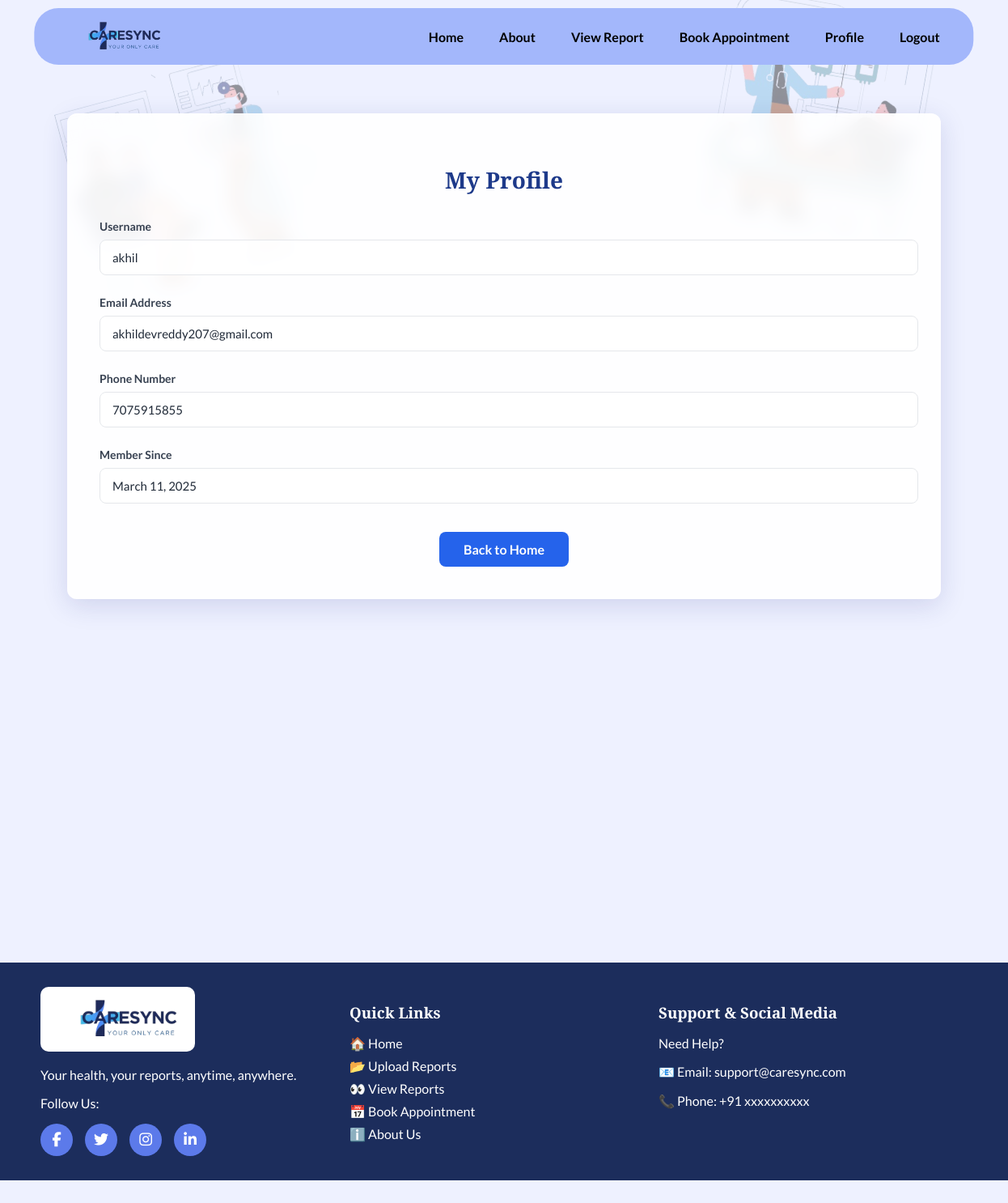
The page /profile/ (signed in) on the database its author committed.
### home/models.py (models this page shows)
class CustomUser(AbstractUser):
    email = models.EmailField(unique=True)
    phone = models.CharField(max_length=10, unique=True)
    objects = CustomUserManager()
    REQUIRED_FIELDS = ['email', 'phone']

### home/views.py (the view)
# urls.py: path('profile/', views.profile, name='profile'),
@login_required
def profile(request):
    context = {
        'user': request.user
    }
    return render(request, 'profile.html', context)

### home/templates/profile.html (shortened to what this page needs)
{% extends "base.html" %}
{% block content %}
{% load static %}
<div class="user-dashboard">
    <div class="info-card">
        <h2 class="card-title">My Profile</h2>
        <div class="info-row">
            <label class="info-label">Username</label>
            <div class="info-value">
                {{ user.username }}
            </div>
        </div>
        <div class="info-row">
            <label class="info-label">Email Address</label>
            <div class="info-value">
                {{ user.email }}
            </div>
        </div>
        <div class="info-row">
            <label class="info-label">Phone Number</label>
            <div class="info-value">
                {{ user.phone }}
            </div>
        </div>
        <div class="info-row">
            <label class="info-label">Member Since</label>
            <div class="info-value">
                {{ user.date_joined|date:'F d, Y' }}
            </div>
        </div>
        <div class="action-area">
            <a href="{% url 'home' %}" class="action-btn">Back to Home</a>
        </div>
    </div>
</div>
{% endblock %}

### static/css/base.css (style rules this page uses)
:root { --primary-color: #A3B7FB; --secondary-color: #1C2D5C; --text-color: #000000; --light-text: #ffffff; --accent-color: #5C7AEA; --hover-color: #4A69C6; --button-bg: #5C7AEA; --button-hover: #4A69C6; }
body { font-family: 'Lato', sans-serif; margin: 0; padding: 0; background: #EEF1FF; color: var(--text-color); display: flex; flex-direction: column; min-height: 100vh; overflow-x: hidden; }

### home/templates/profile.html (style rules this page uses)
.user-dashboard { width: 100%; min-height: 100vh; padding: 40px; display: flex; align-items: flex-start; justify-content: center; }
.info-card { width: 100%; max-width: 1000px; margin: 80px auto; padding: 40px; background: rgba(255, 255, 255, 0.9); backdrop-filter: blur(10px); border-radius: 12px; box-shadow: 0 8px 32px rgba(31, 38, 135, 0.15); text-align: left; animation: slideDown 1s ease-in-out; }
.card-title { font-family: 'Playfair Display', serif; color: #1E3A8A; margin-bottom: 30px; font-size: 28px; text-align: center; }
.info-row { margin-bottom: 25px; }
.info-label { display: block; color: #374151; font-size: 14px; font-weight: 600; margin-bottom: 8px; font-family: 'Lato', sans-serif; }
.info-value { width: 98%; padding: 12px 15px; background: rgba(255, 255, 255, 0.8); border: 1px solid #E5E7EB; border-radius: 8px; font-size: 15px; font-family: 'Lato', sans-serif; color: #1F2937; }
.action-area { margin-top: 35px; text-align: center; }
.action-btn { display: inline-block; background: #2563EB; color: white; font-size: 16px; padding: 12px 30px; border: none; border-radius: 8px; cursor: pointer; transition: all 0.3s ease; font-family: 'Lato', sans-serif; font-weight: bold; text-decoration: none; }

### rows shown on the page
CustomUser: username "akhil", email "akhildevreddy207@gmail.com", phone "7075915855", date_joined "March 11, 2025"
